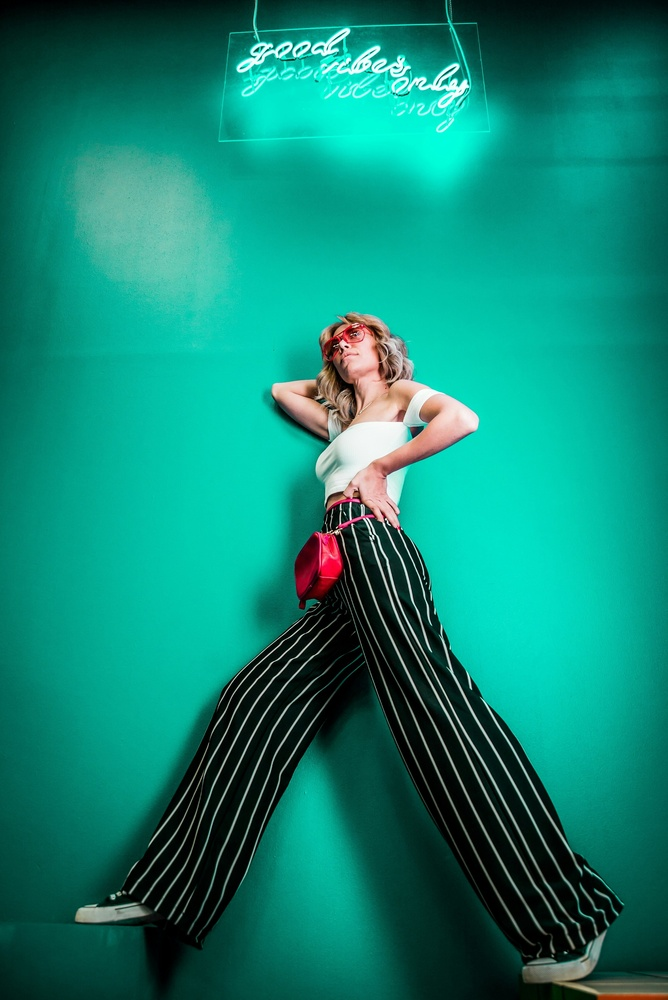
#> input picture projects/statue-and-street/assets/green-photo-2x.jpg, 668 x 1000 px, shrunk from 2405 x 3600 before the run
$ python defringe.py ../assets/green-photo-2x.jpg out.png
#> lines starting #> are read from the running program, lines starting #| are printed output that depends on the picture; after the words box and inside, x2 and y2 are one past the last pixel; in counts of white or black regions, pixels touching at a corner belong together
"""Replace the colour of a cut-out's soft edge pixels with colour pulled from inside the subject,
so no wall colour shows as a halo when the cut-out sits over a different background.
Usage: python3 tools/defringe.py in.png out.png"""
import sys
import numpy as np
from PIL import Image
from scipy import ndimage

im = np.asarray(Image.open(sys.argv[1]).convert('RGBA')).astype(np.float32)
rgb, a = im[..., :3], im[..., 3] / 255
#> a: shape (1000, 668) float32; every value is 1
solid = (a > .97).astype(np.float32)
solid = ndimage.binary_erosion(solid > 0, iterations=2).astype(np.float32)  # skip the outermost solid ring too
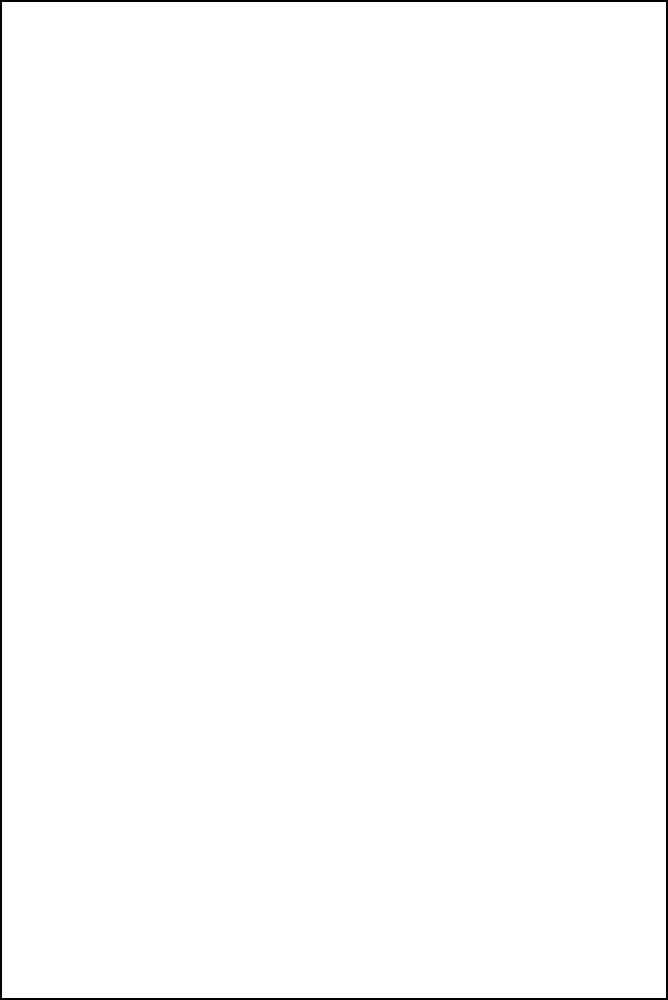
#> solid: shape (1000, 668) float32; values 0 (black) and 1 (white), 99% white; 1 black region, box (x1, y1, x2, y2) and area: (0, 0, 668, 1000) 6656
est = np.zeros_like(rgb)
for sigma in (2, 5, 12):
    w = ndimage.gaussian_filter(solid, sigma)
    for c in range(3):
        est_c = ndimage.gaussian_filter(rgb[..., c] * solid, sigma) / np.maximum(w, 1e-4)
        est[..., c] = np.where((est[..., c] == 0) & (w > 1e-3), est_c, est[..., c])
#> this loop made 3 passes
#> pass 2, `w = ndimage.gaussian_filter(solid, sigma)`:
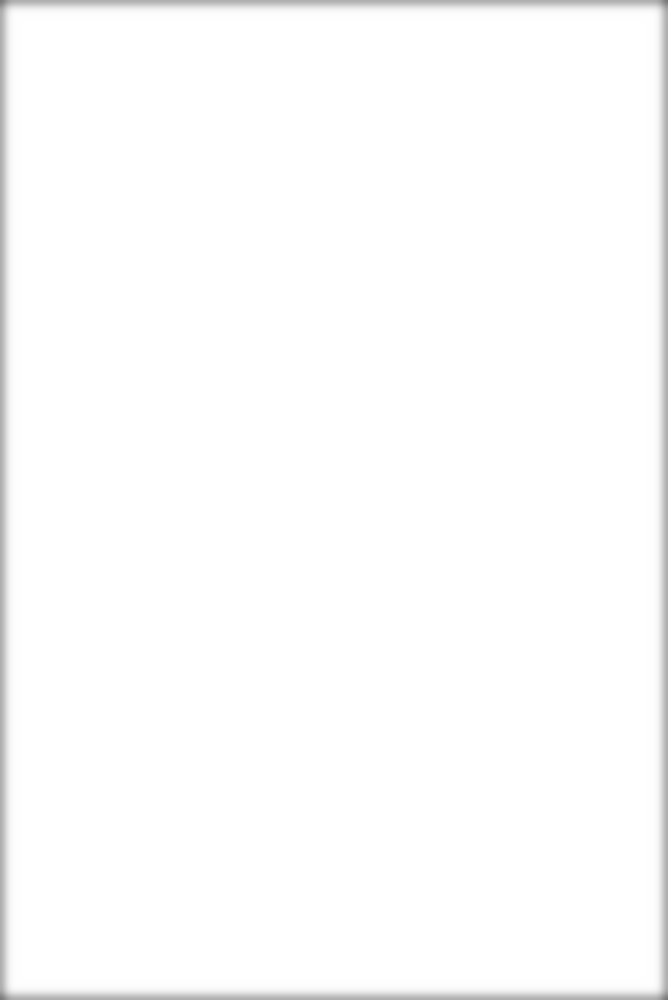
#> w: shape (1000, 668) float32; min 0.476, max 1, mean 0.99
#> pass 3, `w = ndimage.gaussian_filter(solid, sigma)`:
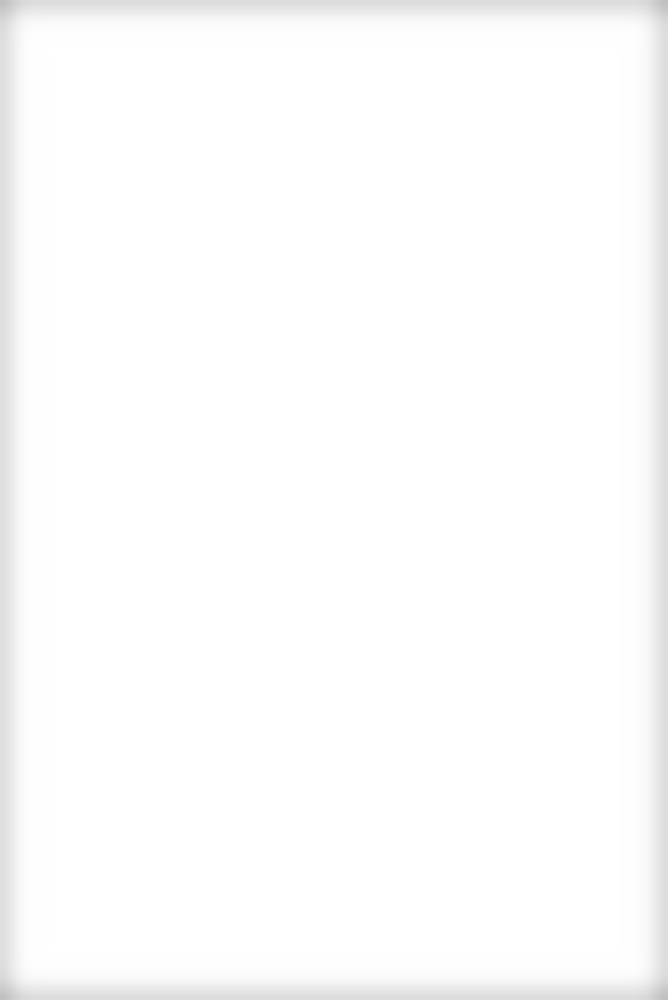
#> w: shape (1000, 668) float32; min 0.753, max 1, mean 0.99
#> after the loop:
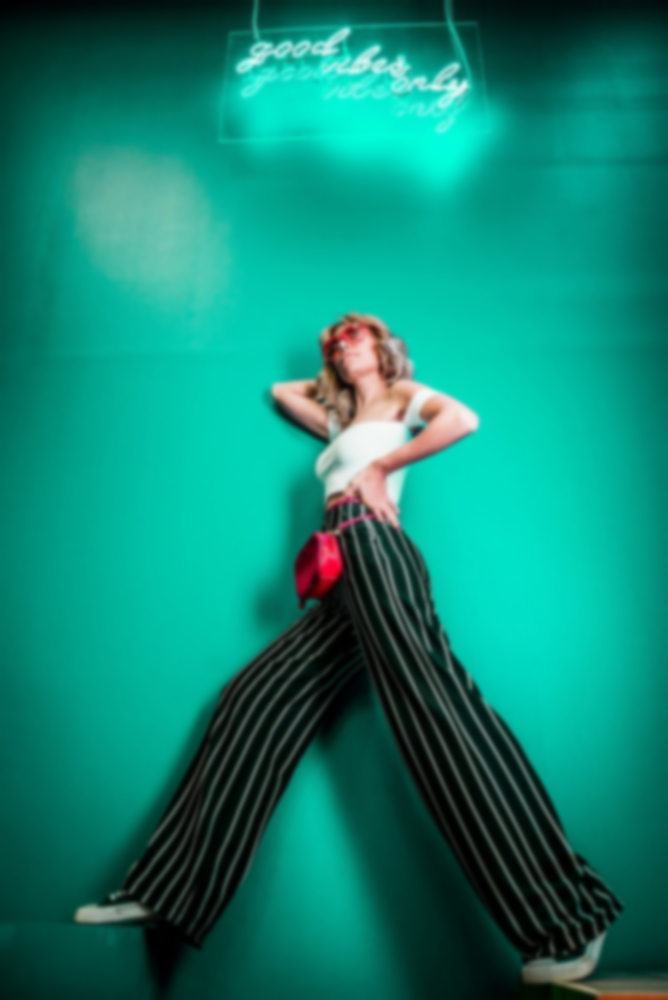
#> est: shape (1000, 668, 3) float32; mean R, G, B 15.5, 133.2, 115.6
edge = (a < .97)[..., None]
#> edge: shape (1000, 668, 1) bool; every value is 0
out = np.where(edge, est, rgb)
Image.fromarray(np.dstack([out, a * 255]).clip(0, 255).astype(np.uint8)).save(sys.argv[2])
print('wrote', sys.argv[2])
